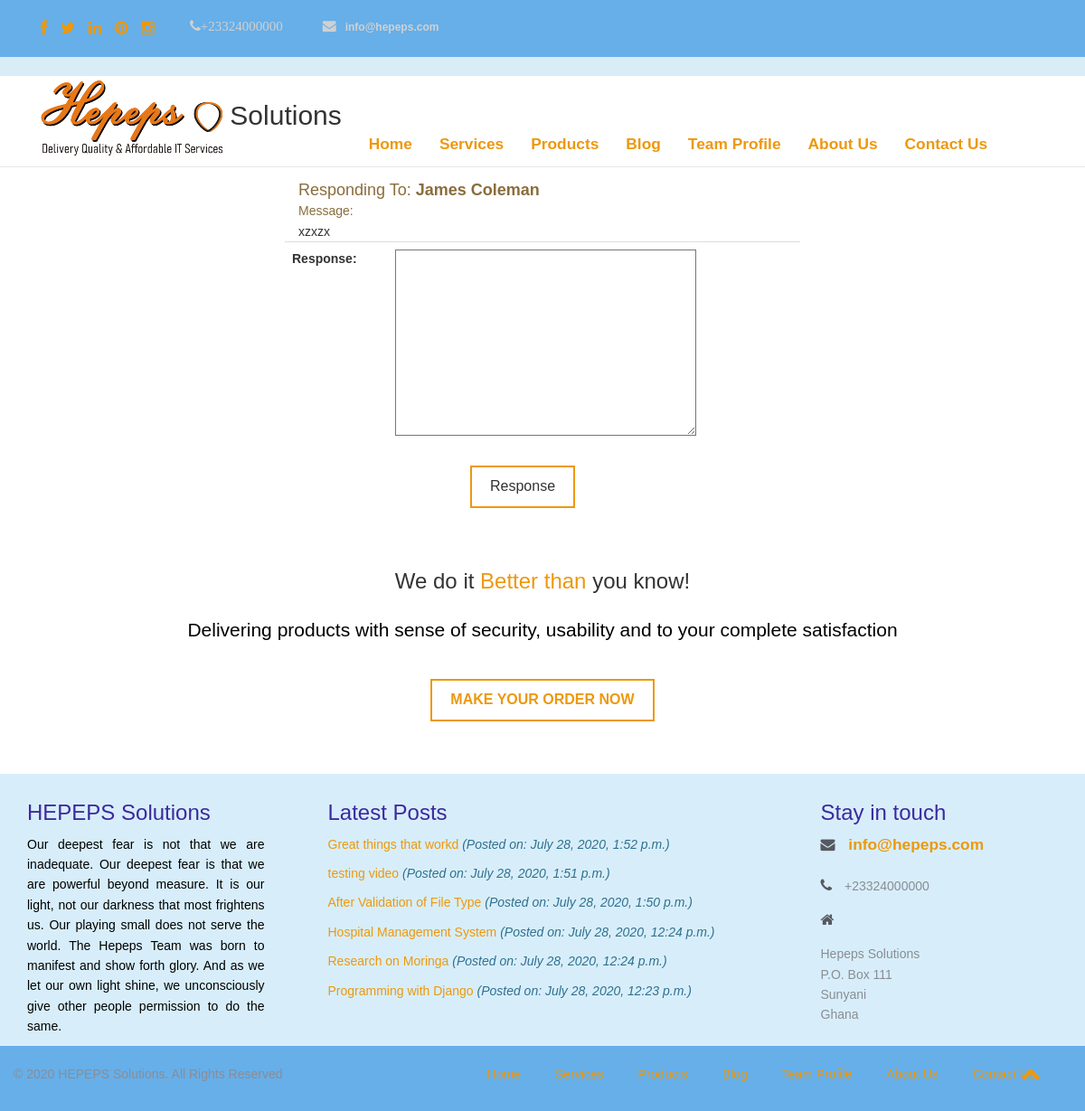
Page /contact/respond/14 on the committed database.
### contact/models.py (models this page shows)
class Contact(models.Model):
    office_phone = models.CharField(max_length=15)
    mobile_phone = models.CharField(validators=[phone_regex], max_length=15)
    email = models.EmailField(max_length=100)
    website = models.CharField(max_length=100)
    postal = models.TextField()
    photo_url = models.FileField(upload_to='contact', blank=True, null=True)
    publish = models.BooleanField(default=True)
    created_on = models.DateField(auto_now_add=True)
    modified_on = models.DateField(auto_now=True)

class ContactMessage(models.Model):
    first_name = models.CharField(max_length=100)
    last_name = models.CharField(max_length=100)
    phone = models.CharField(validators=[phone_regex], max_length=15)
    email = models.EmailField(max_length=100)
    subject = models.CharField(max_length=100)
    message = models.TextField()
    response = models.TextField()
    has_responded = models.BooleanField(default=False)
    is_active = models.BooleanField(default=True)
    created_on = models.DateField(auto_now_add=True)
    modified_on = models.DateField(auto_now=True)
    def __str__(self):
        return f'{self.first_name} {self.last_name}'

### blog/models.py (models this page shows, shortened)
class Blog(models.Model):
    blog_category = models.ForeignKey(BlogCategory, max_length=100, on_delete=models.CASCADE)
    title = models.CharField(max_length=200)
    description = models.TextField(max_length=5000)
    blog_img = models.FileField(upload_to='blog')
    img_title = models.CharField(max_length=200)
    post_date = models.DateTimeField(auto_now_add=True)
    post_by = models.ForeignKey(Team, default=1, verbose_name="Post By", on_delete=models.SET_DEFAULT)
    publish = models.BooleanField(default=True)
    class Meta:
        verbose_name_plural = 'Blog'
    def __str__(self):
        return self.title

### contact/views.py (the view)
# urls.py: path('respond/<int:mid>', views.respond, name='respond'),
def respond(request, mid):
    if request.method == 'POST':
        contact_message = ContactMessage.objects.get(id=mid)
        contact_message.has_responded = True
        contact_message.response = request.POST.get('response')
        contact_message.save()
        msg = request.POST.get('response')
        recipient = [contact_message.email]
        email_response(message=msg, recipients=recipient)
        return redirect('contact:list')
    else:
        form = ContactResponseForm(None)
        contact_message = ContactMessage.objects.get(id=mid)
        content = {
            'form': form,
            'mid': mid,
            'contact_message': contact_message,
        }
    return render(request, 'contact/response.html/',  content)

### contact/form.py
class ContactResponseForm(forms.ModelForm):
    class Meta:
        model = ContactMessage
        fields = [
            'response',
        ]

### home/context_processor.py (called while the page is built)
def basic_info(request):
    blog_links = Blog.objects.filter(publish=True).order_by('-id')[:15]
    blog_category_links = BlogCategory.objects.filter(publish=True).order_by('-id')[:10]
    current_year = datetime.datetime.now().year
    if current_year != 2020:
        copy_right_year = '2020-' + str(current_year)
    else:
        copy_right_year = str(current_year)
    footer_blog = Blog.objects.filter(publish=True).order_by('-id')[:9]
    contact_info = Contact.objects.all().first()
    content = {
        'blog_category_links': blog_category_links,
        'blog_links': blog_links,
        'copy_right_year': copy_right_year,
        'contact_info': contact_info,
        'footer_blog': footer_blog,
    }
    return content

### contact/templates/contact/response.html (shortened to what this page needs)
{% extends 'base.html' %}
{% block content%}
    <div class="container">
        <div class="col-md-offset-3 col-md-6 col-sm-12">
            {% if contact_message %}
                <span class="text-warning h4">Responding To:
                <strong>{{ contact_message }}</strong>
                </span>
                <br>
                <span>
                    <span class="text-warning h5">Message:</span>
                    <br>
                    <span>
                        {{ contact_message.message }}
                    </span>
                </span>
            {% endif %}
            <form action="{% url 'contact:respond' mid %}" method="post" enctype="multipart/form-data">
                <div class="row table-responsive">
                    <table class="table">
                        {{ form.as_table }}
                    </table>
                    <div class="col-md-offset-4 col-md-6">
                        <button type="submit" class="btn btn-primary">Response</button>
                    </div>
                </div>
            </form>
        </div>
    </div>
{% endblock %}

### templates/header.html (shortened to what this page needs)
<div class="fixed-top">
    <header class="bg-info">
        <nav div class="navbar navbar-default navbar-static-top info-nav" role="navigation">
          <div class="container">
            <ul class="social-network">
              <li><a href="https://www.facebook.com" data-placement="top" title="Facebook"><i class="fa fa-facebook fa-1x"></i></a></li>
              <li><a href="https://www.twitter.com" data-placement="top" title="Twitter"><i class="fa fa-twitter fa-1x"></i></a></li>
              <li><a href="https://www.linkedin.com" data-placement="top" title="Linkedin"><i class="fa fa-linkedin fa-1x"></i></a></li>
              <li><a href="https://www.pinterest.com" data-placement="top" title="Pinterest"><i class="fa fa-pinterest fa-1x"></i></a></li>
              <li><a href="https://www.instagram.com" data-placement="top" title="Instagram"><i class="fa fa-instagram fa-1x"></i></a></li>
            </ul>
            <ul class="info">
              <li>
                <p><i class="fa fa-phone">{{ contact_info.office_phone }}</p></i>
              </li>
              <li><a href="#">
                  <p><i class="fa fa-envelope"></i>{{ contact_info.email }}</p></a></li>
            </ul>
          </div>
        </nav>
        <nav class="navbar navbar-default navbar-static-top" role="navigation">
          <div class="navigation">
            <div class="container">
              <div class="navbar-header">
                <div class="navbar-brand logo-img">
                    {% load static %}
                  <a  href="{% url 'home:index' %}">
                      <h1>
                          <img src="{% static 'img/logo.png' %}" alt=""> Solutions
                      </h1>
                  </a>
                </div>
              </div>
              <div class="navbar-collapse collapse">
                <ul class="nav navbar-nav main-menu">
                    <li role="presentation"><a href="{% url 'home:index' %}">Home</a></li>
                    <li role="presentation"><a href="{% url 'service:index' %}">Services</a></li>
                    <li role="presentation"><a href="{% url 'product:index' %}">Products</a></li>
                    <li role="presentation"><a href="{% url 'blog:index' 0 %}">Blog</a></li>
                    <li role="presentation"><a href="{% url 'staff_profile:index' %}">Team Profile</a></li>
                    <li role="presentation"><a href="{% url 'about:index' %}">About Us</a></li>
                    <li role="presentation"><a href="{% url 'contact:index' %}">Contact Us</a></li>
                </ul>
              </div>
            </div>
          </div>
        </nav>
    </header>
</div>

### templates/footer.html (shortened to what this page needs)
<footer>
    <div class="inner-footer">
      <div class="container">
        <div class="row">
          <div class="col-md-3 f-about">
            <a href="{% url 'home:index' %}">
              <h3 class="widgetheading">HEPEPS Solutions</h3>
            </a>
            <p>Our deepest fear is not that we are inadequate.
              Our deepest fear is that we are powerful beyond measure.
              It is our light, not our darkness that most frightens us.
              Our playing small does not serve the world. The Hepeps
              Team was born to manifest and show forth glory.
              And as we let our own light shine, we unconsciously
              give other people permission to do the same.
            </p>
          </div>
          <div class="col-md-6 l-posts">
              {% if footer_blog %}
                <h3 class="widgetheading">Latest Posts</h3>
                <ul>
                    {% for item in footer_blog %}
                          <li>
                              <a href="{% url 'blog:index' item.id %}">{{ item }}
                                  <i class="text-info">(Posted on: {{ item.post_date }})</i>
                              </a>
                          </li>
                    {% endfor %}
                </ul>
              {% endif %}
          </div>
          <div class="col-md-3 f-contact">
            <h3 class="widgetheading">Stay in touch</h3>
            <a href="{% url 'contact:index' %}">
             <i class="fa fa-envelope"></i> {{ contact_info.email }}<br><br>
            </a>
            <p><i class="fa fa-phone"></i> {{ contact_info.office_phone }}</p>
            <p><i class="fa fa-home"></i> {{ contact_info.postal|linebreaks }}</p>
          </div>
        </div>
      </div>
    </div>
    <div class="last-div">
      <div class="container">
        <div class="row">
          <div class="copyright">
            &copy; {{ copy_right_year }} HEPEPS Solutions. All Rights Reserved
          </div>
          <nav class="foot-nav">
            <ul>
              <li><a href="{% url 'home:index' %}">Home</a></li>
              <li><a href="{% url 'service:index' %}">Services</a></li>
              <li><a href="{% url 'product:index' %}">Products</a></li>
              <li><a href="{% url 'blog:index' 0 %}">Blog</a></li>
              <li><a href="{% url 'staff_profile:index' %}">Team Profile</a></li>
              <li><a href="{% url 'about:index' %}">About Us</a></li>
              <li><a href="{% url 'contact:index' %}">Contact Us</a></li>
            </ul>
          </nav>
        </div>
      </div>
      <a href="" class="scrollup"><i class="fa fa-chevron-up"></i></a>
    </div>
  </footer>

### static/css/style.css (style rules this page uses)
body { font-family:Helvetica, Arial, 'Times New Roman', sans-serif; font-size:14px; font-weight:300; line-height:1.6em; color:#333; background-color:#fff; }
hi,h2,h3,h4,h5,h6 { color:#333; line-height:1.1em; }
p { color:#000000; text-align: justify; }
a { text-decoration:none; transition: all 0.1s ease-in-out; -moz-transition: all 0.1s ease-in-out; -webkit-transition: all 0.1s ease-in-out; -o-transition: all 0.1s ease-in-out; outline: none; font-size: 13pt; font-weight: bold; color:#ed980e !important; }
a:link { color: #ed980e !important; font-size: 13pt; font-weight: bold; }
ul.social-network { font-size: 16px; list-style:none; margin-top:10px; padding:10px; transition: all 0.3s ease-in-out; -moz-transition: all 0.3s ease-in-out; -webkit-transition: all 0.3s ease-in-out; -o-transition: all 0.3s ease-in-out; }
ul.social-network li { display:inline; margin: 0 5px; }
ul.social-network li a { color:#d0d0d0; }
.info { float: left; margin-top: -45px; margin-left: 110px; }
.info li { display: inline-block; margin-left: 30px; }
.info i { color: #d0d0d0; font-size: 15px; margin-right: 10px; }
.info a { color: #d0d0d0; font-size: 12px; }
.info p { color: #d0d0d0; font-size: 12px; margin: 0; }
.navigation { background-color:#fff; padding:0; }
.navbar-brand h1 { margin-top:-10px; float: left; font-size: 30px; color:#333; }
.btn { color:#333; display: inline-block; padding: 10px 20px; margin-bottom: 0; font-size: 12pt; font-weight: normal; line-height: 1.42857143; text-align: center; white-space: nowrap; vertical-align: middle; -ms-touch-action: manipulation; touch-action: manipulation; cursor: pointer; -webkit-user-select: none; -moz-user-select: none; -ms-user-select: none; user-select: none; background-image: none; border: 1px solid transparent; border-radius: 0; }
footer { background: #d7eefa; }
.inner-footer { padding: 10px 0px 0px 0px }
.inner-footer ul li,a { list-style:none; }
.widgetheading { font-size: 24px; color: #3d299e; font-weight: 100; }
.f-about p { font-size: 14px; color: #000000; }
.l-posts h3 { margin-left:40px; }
.l-posts li a { font-size: 14px; font-weight: 300; border-bottom: 0px solid #2c2d2e; padding-bottom: 10px; margin-bottom: 0px; display: block; }
.f-contact p { font-size: 14px; color: #8a8d94; margin: 0; font-weight: 300; margin-bottom: 15px; }
.f-contact i { color: #56595f; font-size: 16px; margin-right: 10px; }
.last-div { background: #66afe9; padding: 20px 0; position: relative; }
.copyright { font-size: 14px; color: #8a8d94; margin: 0; font-weight: 300; float: left; }
.foot-nav { float: right; margin-right:20px; }
.foot-nav li { display: inline; margin-right:20px; }
.foot-nav li:after { content: ""; padding-left: 7px; margin-right: 7px; }
.foot-nav li:last-child:after { display: none; }
.foot-nav a { font-size: 14px; color: #8a8d94; margin: 0; font-weight: 300; }
a.scrollup { color:#fff; height:40px; width:40px; font-size:22px; line-height:40px; text-align:center; text-decoration:none; position:fixed; bottom:20px; right:40px; opacity:0,5; border-radius:50%; z-index:999; }
.info-nav { background: #66afe9; }
.fixed-top { position: fixed; top: 0; right: 0; left: 0; z-index: 100; }
.logo-img { position: relative; height: 50px; padding-bottom: 60px !important; z-index: 101; }
.main-menu { margin-top: 50px; }

### static/css/overwrite.css (style rules this page uses)
select, textarea, input[type="text"], input[type="password"], input[type="datetime"], input[type="datetime-local"], input[type="date"], input[type="month"], input[type="time"], input[type="week"], input[type="number"], input[type="email"], input[type="url"], input[type="search"], input[type="tel"], input[type="color"], .uneditable-input { -webkit-border-radius: 0; -moz-border-radius: 0; border-radius: 0; }
.btn { text-shadow: none; background-image:none; border-color: none; border-bottom-color: none; -webkit-box-shadow: none; -moz-box-shadow: none; box-shadow: none; }
.btn { outline:0; -webkit-border-radius: 0; -moz-border-radius: 0; border-radius: 0; }
.btn-primary { background: #ffffff; border: 2px solid #ed980e !important; }

### rows in the picture
Contact: office_phone "+23324000000", email "info@hepeps.com", postal "Hepeps Solutions P.O. Box 111 Sunyani Ghana"
ContactMessage: first_name+last_name "James Coleman", message "xzxzx"
Blog: title "Great things that workd", post_date "July 28, 2020, 1:52 p.m."
Blog: title "testing video", post_date "July 28, 2020, 1:51 p.m."
Blog: title "After Validation of File Type", post_date "July 28, 2020, 1:50 p.m."
Blog: title "Hospital Management System", post_date "July 28, 2020, 12:24 p.m."
Blog: title "Research on Moringa", post_date "July 28, 2020, 12:24 p.m."
Blog: title "Programming with Django", post_date "July 28, 2020, 12:23 p.m."
